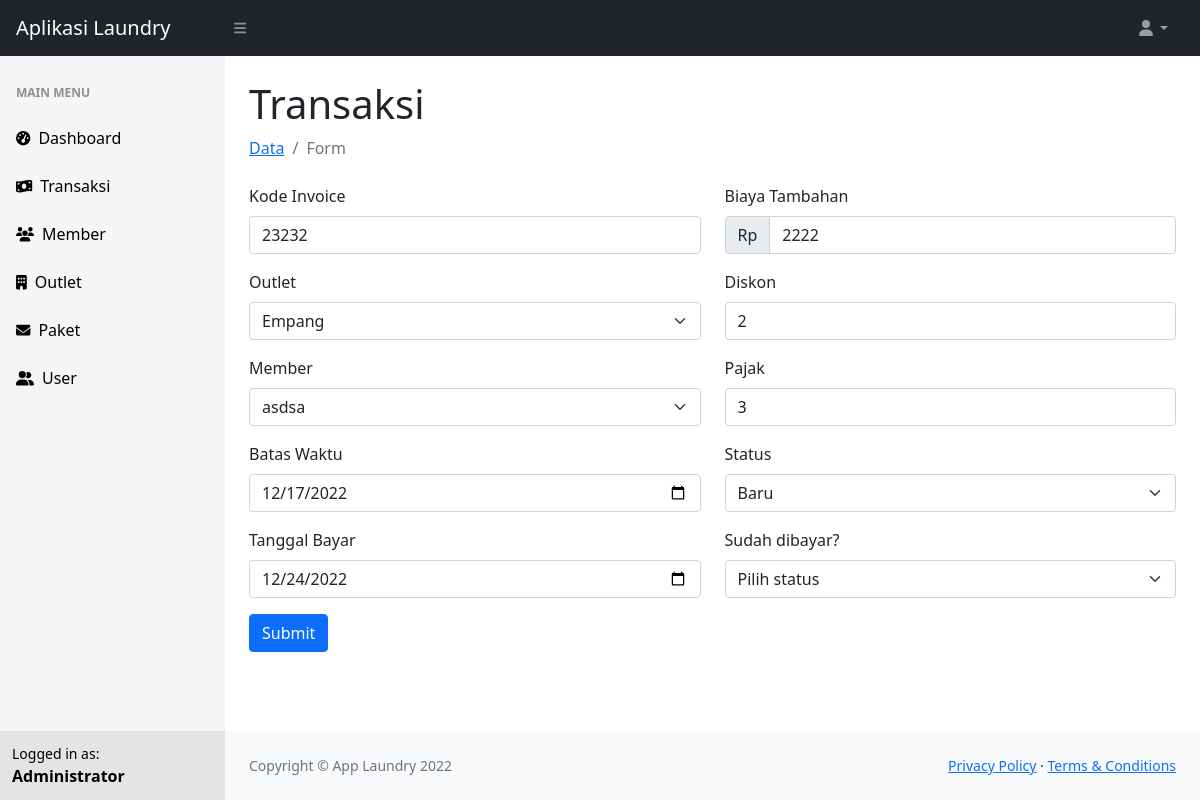
Screenshot of /admin.php?p=transaksi&f=form&edit&id=0 (signed in) with the database file from the repository.
### tables this page shows
CREATE TABLE IF NOT EXISTS `tb_transaksi` (
  `id` int(11) NOT NULL,
  `id_outlet` int(11) DEFAULT NULL,
  `kode_invoice` varchar(100) DEFAULT NULL,
  `id_member` int(11) DEFAULT NULL,
  `tgl` int(11) DEFAULT NULL,
  `batas_waktu` datetime DEFAULT NULL,
  `tgl_bayar` datetime DEFAULT NULL,
  `biaya_tambahan` int(11) DEFAULT NULL,
  `diskon` double DEFAULT NULL,
  `pajak` int(11) DEFAULT NULL,
  `status` enum('baru','proses','selesai','diambil') DEFAULT NULL,
  `dibayar` enum('dibayar','belum dibayar') DEFAULT NULL,
  `id_user` int(11) DEFAULT NULL,
  PRIMARY KEY (`id`),
  KEY `id_outlet` (`id_outlet`),
  KEY `id_member` (`id_member`),
  KEY `kode_invoice` (`kode_invoice`),
  KEY `id_user` (`id_user`),
  KEY `status` (`status`)
);

CREATE TABLE IF NOT EXISTS `tb_outlet` (
  `id` int(11) NOT NULL AUTO_INCREMENT,
  `nama` varchar(100) DEFAULT NULL,
  `alamat` text,
  `tlp` varchar(15) DEFAULT NULL,
  PRIMARY KEY (`id`)
);

CREATE TABLE IF NOT EXISTS `tb_member` (
  `id` int(11) NOT NULL AUTO_INCREMENT,
  `nama` varchar(100) DEFAULT NULL,
  `alamat` text,
  `jenis_kelamin` enum('L','P') DEFAULT NULL,
  `tlp` varchar(15) DEFAULT NULL,
  PRIMARY KEY (`id`)
);

### admin/transaksi/form.php (the view, shortened to what this page needs)
<?php
include "./fungsi/koneksi.php";
if (isset($_GET['edit'])) {
  $id = $_GET['id'];
  $query_edit = "select * from tb_transaksi where id = '" . $id . "'";
  $row_edit = mysqli_query($koneksi, $query_edit);
  $data_edit = mysqli_fetch_array($row_edit);
}
$check_outlet = (isset($_GET['edit'])) ? $data_edit['id_outlet'] : '';
$check_member = (isset($_GET['edit'])) ? $data_edit['id_member'] : '';
$check_status = (isset($_GET['edit'])) ? $data_edit['status'] : '';
?>
<h1 class="mt-4">Transaksi</h1>
<ol class="breadcrumb mb-4">
  <li class="breadcrumb-item"><a href="admin.php?p=transaksi">Data</a></li>
  <li class="breadcrumb-item active">Form</li>
</ol>
<div class="row">
  <div class="col-lg-12">
    <form action="" method="POST">
      <div class="row">
        <div class="col-lg-6">
          <div class="mb-3">
            <label for="kode_invoice" class="form-label">Kode Invoice</label>
            <input name="kode_invoice" type="text" class="form-control" id="kode_invoice" placeholder="Masukan Kode Invoice" value="<?php echo (isset($_GET['edit'])) ? $data_edit['kode_invoice'] : ''; ?>">
          </div>
          <div class="mb-3">
            <label for="outlet" class="form-label">Outlet</label>
            <select name="id_outlet" id="id_outlet" class="form-select" required>
              <?php
              $q_outlet = "select * from tb_outlet";
              $row_outlet = mysqli_query($koneksi, $q_outlet);
              while ($data_outlet = mysqli_fetch_array($row_outlet)) {
              ?>
                <option <?php echo ($check_outlet == $data_outlet['id']) ? 'selected="selected"' : ''; ?> value="<?php echo $data_outlet['id']; ?>"><?php echo $data_outlet['nama']; ?></option>
              <?php } ?>
            </select>
          </div>
          <div class="mb-3">
            <label for="id_member" class="form-label">Member</label>
            <select name="id_member" id="id_member" class="form-select" required>
              <?php
              $q_member = "select * from tb_member";
              $row_member = mysqli_query($koneksi, $q_member);
              while ($data_member = mysqli_fetch_array($row_member)) {
              ?>
                <option <?php echo ($check_member == $data_member['id']) ? 'selected="selected"' : ''; ?> value="<?php echo $data_member['id']; ?>"><?php echo $data_member['nama']; ?></option>
              <?php } ?>
            </select>
          </div>
          <div class="mb-3">
            <label for="batas_waktu" class="form-label">Batas Waktu</label>
            <input name="batas_waktu" type="date" class="form-control" id="batas_waktu" placeholder="Masukan batas_waktu" value="<?php echo (isset($_GET['edit'])) ? date("Y-m-d", strtotime($data_edit['batas_waktu'])) : ''; ?>">
          </div>
          <div class="mb-3">
            <label for="tgl_bayar" class="form-label">Tanggal Bayar</label>
            <input name="tgl_bayar" type="date" class="form-control" id="tgl_bayar" placeholder="Masukan tgl_bayar" value="<?php echo (isset($_GET['edit'])) ? date("Y-m-d", strtotime($data_edit['tgl_bayar'])) : ''; ?>">
          </div>
        </div>
        <div class="col-lg-6">
          <div class="mb-3">
            <label for="biaya_tambahan" class="form-label">Biaya Tambahan</label>
            <div class="input-group mb-3">
              <span class="input-group-text">Rp</span>
              <input name="biaya_tambahan" type="number" class="form-control" id="biaya_tambahan" placeholder="Masukan Biaya Tambahan" value="<?php echo (isset($_GET['edit'])) ? $data_edit['biaya_tambahan'] : ''; ?>">
            </div>
          </div>
          <div class="mb-3">
            <label for="diskon" class="form-label">Diskon</label>
            <input name="diskon" type="text" class="form-control" id="diskon" placeholder="Masukan Diskon %" value="<?php echo (isset($_GET['edit'])) ? $data_edit['diskon'] : ''; ?>">
          </div>
          <div class="mb-3">
            <label for="pajak" class="form-label">Pajak</label>
            <input name="pajak" type="text" class="form-control" id="pajak" placeholder="Masukan Pajak %" value="<?php echo (isset($_GET['edit'])) ? $data_edit['pajak'] : ''; ?>">
          </div>
          <div class="mb-3">
            <label for="status" class="form-label">Status</label>
            <select name="status" id="status" class="form-select">
              <option <?php echo ($check_status == 'baru') ? 'selected="selected"' : ''; ?> value="baru">Baru</option>
            </select>
          </div>
          <div class="mb-3">
            <label for="status" class="form-label">Sudah dibayar?</label>
            <select name="dibayar" id="dibayar" class="form-select">
              <option value="">Pilih status</option>
            </select>
          </div>
        </div>
      </div>
      <div class="col-auto">
        <button type="submit" name="submit" class="btn btn-primary mb-3">Submit</button>
      </div>
    </form>
  </div>
</div>

### rows the page displays
tb_transaksi: kode_invoice "23232", id_outlet "Empang", id_member "asdsa", batas_waktu "12/17/2022", tgl_bayar "12/24/2022", biaya_tambahan "2222", diskon "2", pajak "3", status "Baru"

### other values shown
$_SESSION['nama'] "Administrator"
